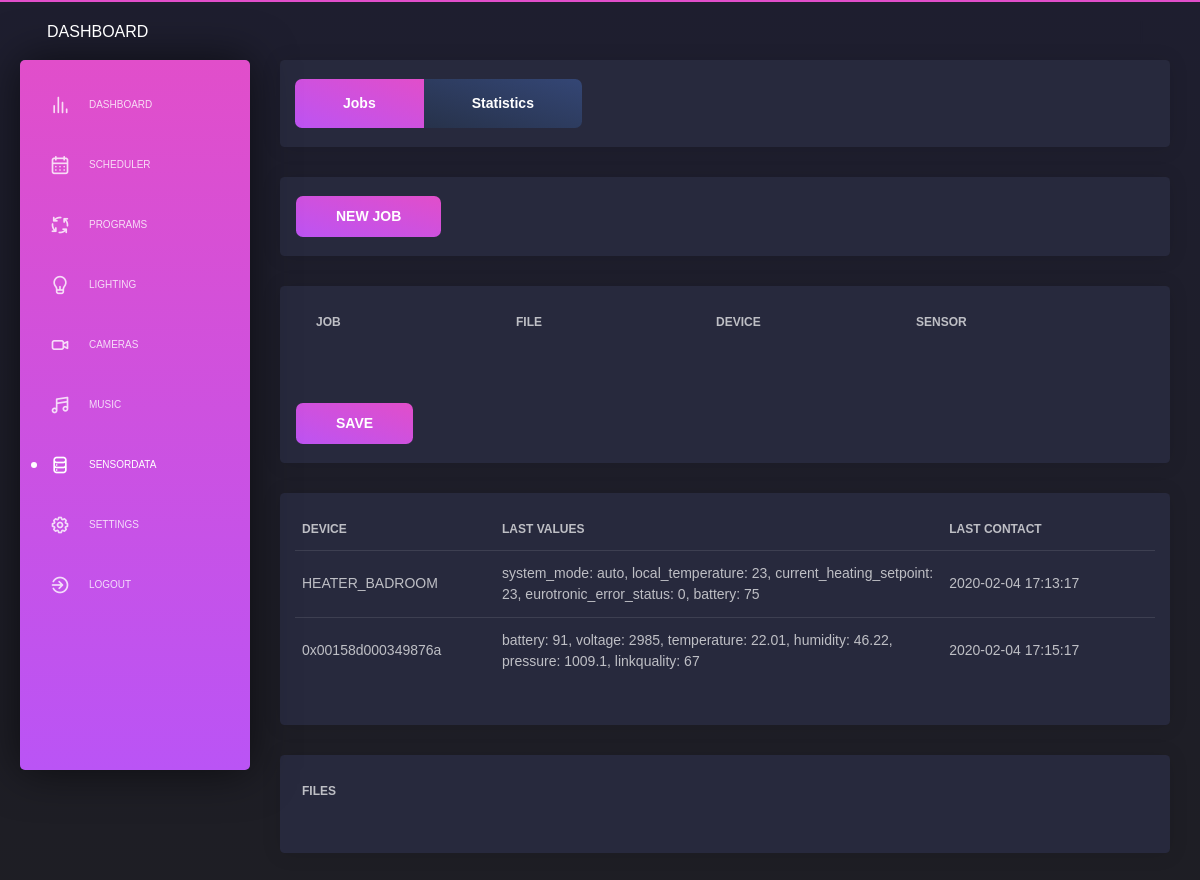
The app's page /sensordata/jobs (signed in), older data.
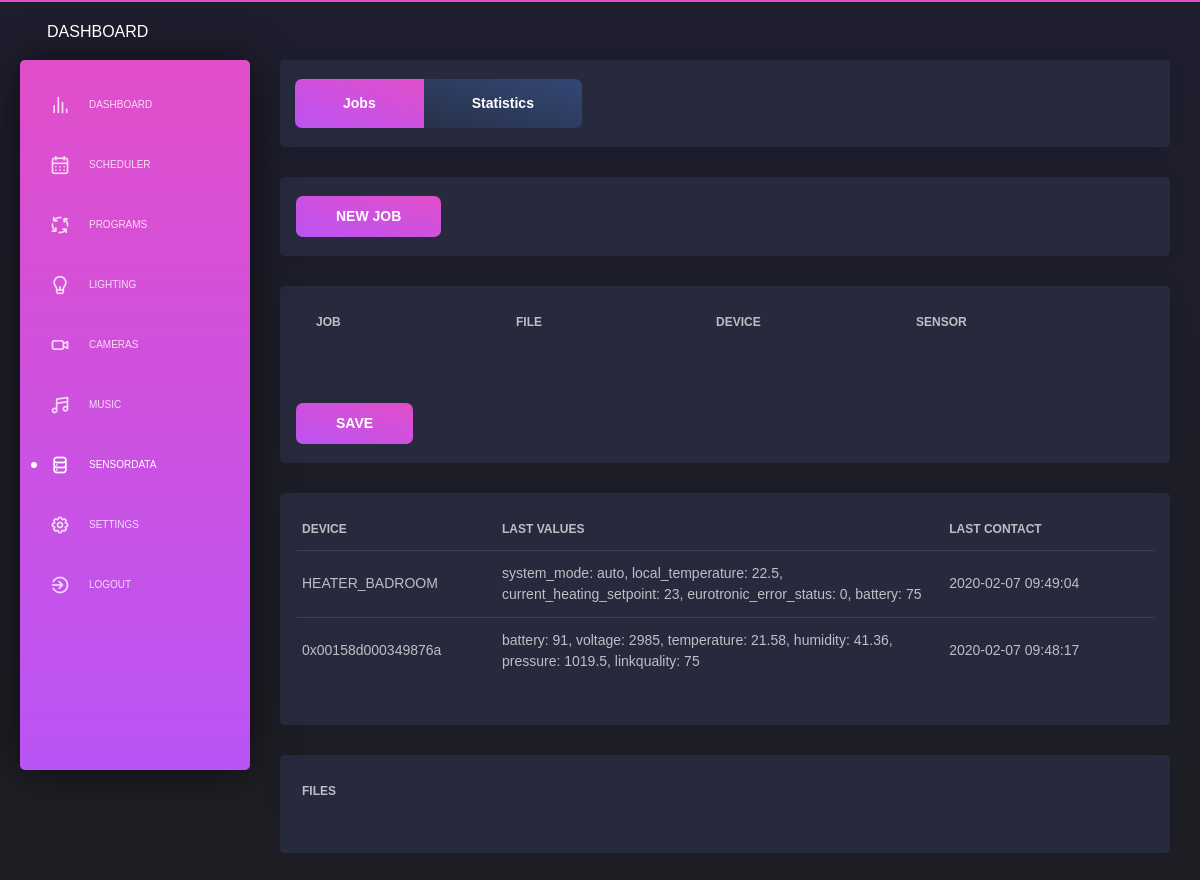
The same page, newer data.
### app/database/models.py (models this page shows)
class Devices(db.Model):
    __tablename__ = 'devices'
    id                            = db.Column(db.Integer, primary_key=True, autoincrement = True)
    name                          = db.Column(db.String(50), unique=True)
    gateway                       = db.Column(db.String(50))
    ieeeAddr                      = db.Column(db.String(50), unique=True)
    model                         = db.Column(db.String(50))
    device_type                   = db.Column(db.String(50))
    description                   = db.Column(db.String(200))
    input_values                  = db.Column(db.String(200))
    input_events                  = db.Column(db.String(200))
    commands                      = db.Column(db.String(200))
    commands_json                 = db.Column(db.String(200))
    last_contact                  = db.Column(db.String(50))
    last_values_json              = db.Column(db.String(200))
    last_values_string            = db.Column(db.String(200))
    exception_option              = db.Column(db.String(50), server_default=("None"))
    exception_setting             = db.Column(db.String(50), server_default=("None"))
    exception_sensor_ieeeAddr     = db.Column(db.String(50), server_default=("None"))
    exception_sensor_input_values = db.Column(db.String(50), server_default=("None"))
    exception_value_1             = db.Column(db.String(50), server_default=("None"))
    exception_value_2             = db.Column(db.String(50), server_default=("None"))
    exception_value_3             = db.Column(db.String(50), server_default=("None"))

### app/sites/sensordata_jobs.py (the view, shortened to what this page needs)
@app.route('/sensordata/jobs', methods=['GET', 'POST'])
@login_required
@permission_required
def sensordata_jobs():
    page_title       = 'Smarthome | Sensordata | Jobs'
    page_description = 'The sensordata jobs configuration page.'
    success_message_change_settings = []
    error_message_change_settings   = []
    success_message_add_job         = False
    error_message_add_job           = []
    error_message_datafile          = ""
    if session.get('delete_job_success', None) != None:
        success_message_change_settings.append(session.get('delete_job_success'))
        session['delete_job_success'] = None
    if session.get('delete_job_error', None) != None:
        error_message_change_settings.append(session.get('delete_job_error'))
        session['delete_job_error'] = None
    if session.get('error_download_datafile', None) != None:
        error_message_datafile = session.get('error_download_datafile')
        session['error_download_datafile'] = None
    """ ######### """
    """  add job  """
    """ ######### """
    if request.form.get("add_sensordata_job") != None:
        result = ADD_SENSORDATA_JOB()
        if result != True:
            error_message_add_job.append(result)
        else:
            success_message_add_job = True
    """ ############ """
    """  table jobs  """
    """ ############ """
    list_sensordata_jobs  = GET_ALL_SENSORDATA_JOBS()
    dropdown_list_devices = GET_ALL_DEVICES("sensors")
    list_sensordata_files = GET_SENSORDATA_FILES()
    list_sensors          = GET_ALL_DEVICES("sensors")
    data = {'navigation': 'sensordata'}
    timestamp = str(datetime.datetime.now().strftime("%Y-%m-%d %H:%M:%S"))
    try:
        device_1_input_values = "Sensor,------------------," + GET_DEVICE_BY_ID(1).input_values
        device_1_input_values = device_1_input_values.replace(" ", "")
    except:
        device_1_input_values = ""
    try:
        device_2_input_values = "Sensor,------------------," + GET_DEVICE_BY_ID(2).input_values
        device_2_input_values = device_2_input_values.replace(" ", "")
    except:
        device_2_input_values = ""
    try:
        device_3_input_values = "Sensor,------------------," + GET_DEVICE_BY_ID(3).input_values
        device_3_input_values = device_3_input_values.replace(" ", "")
    except:
        device_3_input_values = ""
    try:
        device_4_input_values = "Sensor,------------------," + GET_DEVICE_BY_ID(4).input_values
        device_4_input_values = device_4_input_values.replace(" ", "")
    except:
        device_4_input_values = ""
    try:
        device_5_input_values = "Sensor,------------------," + GET_DEVICE_BY_ID(5).input_values
        device_5_input_values = device_5_input_values.replace(" ", "")
    except:
        device_5_input_values = ""
    try:
        device_6_input_values = "Sensor,------------------," + GET_DEVICE_BY_ID(6).input_values
        device_6_input_values = device_6_input_values.replace(" ", "")
    except:
        device_6_input_values = ""
    try:
        device_7_input_values = "Sensor,------------------," + GET_DEVICE_BY_ID(7).input_values
        device_7_input_values = device_7_input_values.replace(" ", "")
    except:
        device_7_input_values = ""
    try:
        device_8_input_values = "Sensor,------------------," + GET_DEVICE_BY_ID(8).input_values
        device_8_input_values = device_8_input_values.replace(" ", "")
    except:
        device_8_input_values = ""
    try:
        device_9_input_values = "Sensor,------------------," + GET_DEVICE_BY_ID(9).input_values
        device_9_input_values = device_9_input_values.replace(" ", "")
    except:
        device_9_input_values = ""
    try:
        device_10_input_values = "Sensor,------------------," + GET_DEVICE_BY_ID(10).input_values
        device_10_input_values = device_10_input_values.replace(" ", "")
    except:
        device_10_input_values = ""
    try:
        device_11_input_values = "Sensor,------------------," + GET_DEVICE_BY_ID(11).input_values
        device_11_input_values = device_11_input_values.replace(" ", "")
    except:
        device_11_input_values = ""
    try:
        device_12_input_values = "Sensor,------------------," + GET_DEVICE_BY_ID(12).input_values
        device_12_input_values = device_12_input_values.replace(" ", "")
    except:
        device_12_input_values = ""
    try:
        device_13_input_values = "Sensor,------------------," + GET_DEVICE_BY_ID(13).input_values
        device_13_input_values = device_13_input_values.replace(" ", "")
    except:
        device_13_input_values = ""
    try:
        device_14_input_values = "Sensor,------------------," + GET_DEVICE_BY_ID(14).input_values
        device_14_input_values = device_14_input_values.replace(" ", "")
    except:
        device_14_input_values = ""
    try:
        device_15_input_values = "Sensor,------------------," + GET_DEVICE_BY_ID(15).input_values
        device_15_input_values = device_15_input_values.replace(" ", "")
    except:
        device_15_input_values = ""
    try:
        device_16_input_values = "Sensor,------------------," + GET_DEVICE_BY_ID(16).input_values
        device_16_input_values = device_16_input_values.replace(" ", "")
    except:
        device_16_input_values = ""
    try:
        device_17_input_values = "Sensor,------------------," + GET_DEVICE_BY_ID(17).input_values
        device_17_input_values = device_17_input_values.replace(" ", "")
    except:
        device_17_input_values = ""
    try:
        device_18_input_values = "Sensor,------------------," + GET_DEVICE_BY_ID(18).input_values
        device_18_input_values = device_18_input_values.replace(" ", "")
    except:
        device_18_input_values = ""
    try:
        device_19_input_values = "Sensor,------------------," + GET_DEVICE_BY_ID(19).input_values
        device_19_input_values = device_19_input_values.replace(" ", "")
    except:
        device_19_input_values = ""
    try:
        device_20_input_values = "Sensor,------------------," + GET_DEVICE_BY_ID(20).input_values
        device_20_input_values = device_20_input_values.replace(" ", "")
    except:
        device_20_input_values = ""
    try:
        device_21_input_values = "Sensor,------------------," + GET_DEVICE_BY_ID(21).input_values
        device_21_input_values = device_21_input_values.replace(" ", "")
    except:
        device_21_input_values = ""
    try:
        device_22_input_values = "Sensor,------------------," + GET_DEVICE_BY_ID(22).input_values
        device_22_input_values = device_22_input_values.replace(" ", "")
    except:
        device_22_input_values = ""
    try:
        device_23_input_values = "Sensor,------------------," + GET_DEVICE_BY_ID(23).input_values
        device_23_input_values = device_23_input_values.replace(" ", "")
    except:
        device_23_input_values = ""
    try:
        device_24_input_values = "Sensor,------------------," + GET_DEVICE_BY_ID(24).input_values
        device_24_input_values = device_24_input_values.replace(" ", "")
    except:
        device_24_input_values = ""
    try:
        device_25_input_values = "Sensor,------------------," + GET_DEVICE_BY_ID(25).input_values
        device_25_input_values = device_25_input_values.replace(" ", "")
    except:
        device_25_input_values = ""
    return render_template('layouts/default.html',
                            data=data,
                            title=page_title,
                            description=page_description,
                            content=render_template( 'pages/sensordata_jobs.html',
                                                    success_message_change_settings=success_message_change_settings,
                                                    error_message_change_settings=error_message_change_settings,
                                                    success_message_add_job=success_message_add_job,
                                                    error_message_add_job=error_message_add_job,
                                                    error_message_datafile=error_message_datafile,
                                                    list_sensordata_jobs=list_sensordata_jobs,
                                                    dropdown_list_devices=dropdown_list_devices,
                                                    list_sensordata_files=list_sensordata_files,
                                                    list_sensors=list_sensors,
                                                    device_1_input_values=device_1_input_values,
                                                    device_2_input_values=device_2_input_values,
                                                    device_3_input_values=device_3_input_values,
                                                    device_4_input_values=device_4_input_values,
                                                    device_5_input_values=device_5_input_values,
                                                    device_6_input_values=device_6_input_values,
                                                    device_7_input_values=device_7_input_values,
                                                    device_8_input_values=device_8_input_values,
                                                    device_9_input_values=device_9_input_values,
                                                    device_10_input_values=device_10_input_values,
                                                    device_11_input_values=device_11_input_values,
                                                    device_12_input_values=device_12_input_values,
                                                    device_13_input_values=device_13_input_values,
                                                    device_14_input_values=device_14_input_values,
                                                    device_15_input_values=device_15_input_values,
                                                    device_16_input_values=device_16_input_values,
                                                    device_17_input_values=device_17_input_values,
                                                    device_18_input_values=device_18_input_values,
                                                    device_19_input_values=device_19_input_values,
                                                    device_20_input_values=device_20_input_values,
                                                    device_21_input_values=device_21_input_values,
                                                    device_22_input_values=device_22_input_values,
                                                    device_23_input_values=device_23_input_values,
                                                    device_24_input_values=device_24_input_values,
                                                    device_25_input_values=device_25_input_values,
                                                    timestamp=timestamp,
                                                    )
                           )

### app/templates/pages/sensordata_jobs.html (shortened to what this page needs)
      <div class="content">
        <div class="row">
          <div class="col-md-12">
            <div class="card ">
              <div class="card-footer">
                <div class="btn-group flex-wrap" role="group" aria-label="Basic example">
                  <a href="/sensordata/jobs" class="btn btn-primary btn-lg" role="button" aria-pressed="true">Jobs</a>
                  <a href="/sensordata/statistics" class="btn btn-secondary btn-lg" role="button" aria-pressed="true">Statistics</a>
                </div>
              </div>
            </div>
            <div class="card">
              <form method="POST">
                <div class="card-footer">
                  <button type="submit" onclick="window.location.href='/sensordata/jobs#'" name="add_sensordata_job" class="btn btn-fill btn-primary">NEW JOB</button>
                </div>
              </form>
            </div>
            <div class="card ">
              <form method="POST">
                <div class="card-body">
                  <div class="table-responsive">
                    <table class="table tablesorter">
                      <thead>
                        <th scope="col" style="width:3%"></th>
                        <th scope="col" style="width:18%" class="minwidth_200">Job</th>
                        <th scope="col" style="width:18%" class="minwidth_200">File</th>
                        <th scope="col" style="width:18%" class="minwidth_200">Device</th>
                        <th scope="col" style="width:18%" class="minwidth_200">Sensor</th>
                        <th></th>
                        <th scope="col" style="width:15%" class="minwidth_100"></th>
                      </thead>
                    </table>
                  </div>
                </div>
                <div class="card-footer">
                  <button type="submit" onclick="window.location.href='/sensordata/jobs#table_sensordata_jobs'" name="save_sensordata_jobs_settings" class="btn btn-fill btn-primary">SAVE</button>
                </div>
              </form>
            </div>
            <div class="card ">
              <div class="card-body">
                <div class="table-responsive">
                  <table class="table tablesorter">
                    <thead>
                      <th scope="col" style="width:20%" class="minwidth_200">Device</th>
                      <th scope="col" style="width:55%" class="minwidth_300">Last Values</th>
                      <th scope="col" style="width:25%" class="minwidth_200">Last Contact</th>
                    </thead>
                    <tbody>
                      {% for entry in list_sensors %}
                      <tr>
                        <td>
                          {{ entry.name }}
                        </td>
                        <td>
                          {{ entry.last_values_string }}
                        </td>
                        <td>
                          {{ entry.last_contact }}
                        </td>
                      </tr>
                      {% endfor %}
                    </tbody>
                  </table>
                </div>
              </div>
            </div>
            <div class="card ">
              <div class="card-body">
                {% if list_plants_datafiles != "No Files founded" %}
                  <div class="table-responsive">
                    <table class="table tablesorter">
                      <thead>
                        <th scope="col" style="width:77%" class="minwidth_200">Files</th>
                        <th scope="col" style="width:10%"></th>
                        <th scope="col" style="width:10%"></th>
                      </thead>
                    </table>
                  </div>
                {% else %}
                  {{ list_sensordata_files }}
                {% endif %}
              </div>
            </div>
          </div>
        </div>
      </div>

Row changes from the older to the newer data that the page shows:
changed Devices "HEATER_BADROOM": last_values_string "system_mode: auto, local_temperature: 23, current_heating_setpoint: 23, eurotronic_error_status: 0, battery: 75" → "system_mode: auto, local_temperature: 22.5, current_heating_setpoint: 23, eurotronic_error_status: 0, battery: 75"; last_contact "2020-02-04 17:13:17" → "2020-02-07 09:49:04"
changed Devices: last_values_string "battery: 91, voltage: 2985, temperature: 22.01, humidity: 46.22, pressure: 1009.1, linkquality: 67" → "battery: 91, voltage: 2985, temperature: 21.58, humidity: 41.36, pressure: 1019.5, linkquality: 75"; last_contact "2020-02-04 17:15:17" → "2020-02-07 09:48:17"
